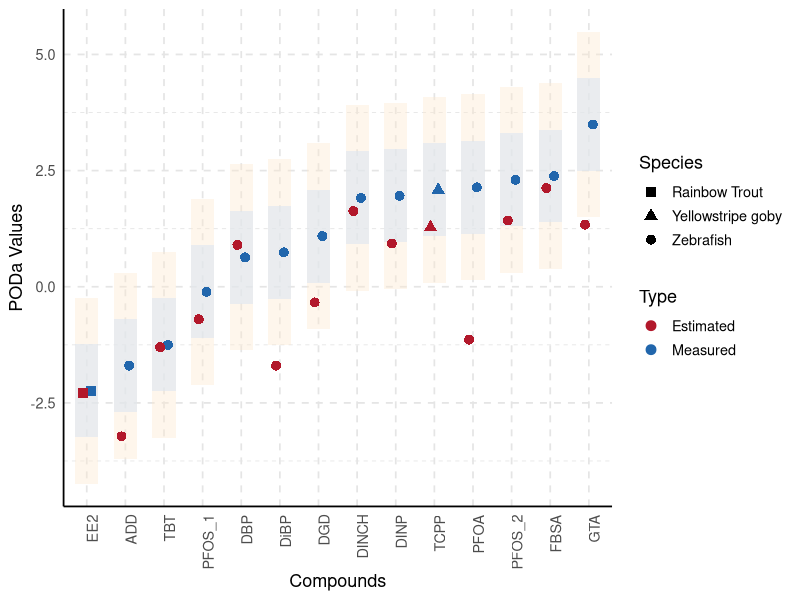

Write R code to recreate this figure.
# Required libraries
library(dplyr)
library(tidyr)
library(ggplot2)

# Updated dataset including species
data <- data.frame(
  Sample = c("TBT", "PFOS_2", "FBSA", "EE2", "PFOA", "PFOS_1", "ADD", "TCPP", 
             "DBP", "DiBP", "DGD", "DINP", "DINCH", "GTA"),
  Measured = c(-1.251811973, 2.300917094, 2.382926234, -2.241433674, 2.141308175,
               -0.108018299, -1.698970004, 2.086755871, 0.633468456, 0.740362689,
               1.089905111, 1.956648579, 1.912222057, 3.491361694),
  Estimated = c(-1.299988938, 1.424768735, 2.122972958, -2.285333072, -1.139952512,
                -0.699082906, -3.22184875, 1.279252934, 0.899820502, -1.698970004,
                -0.337242168, 0.930949031, 1.628491105, 1.334252642),
  Species = c("Zebrafish", "Zebrafish", "Zebrafish", "Rainbow Trout", "Zebrafish",
              "Zebrafish", "Zebrafish", "Yellowstripe goby", "Zebrafish", "Zebrafish",
              "Zebrafish", "Zebrafish", "Zebrafish", "Zebrafish")
)

# Create ±1 and ±2 log unit ranges
data <- data %>%
  arrange(Measured) %>%
  mutate(Sample = factor(Sample, levels = Sample),
         LowerBound1 = Measured - 1,
         UpperBound1 = Measured + 1,
         LowerBound2 = Measured - 2,
         UpperBound2 = Measured + 2)

# Long format for plotting points
long_data <- pivot_longer(data, cols = c("Measured", "Estimated"),
                          names_to = "Type", values_to = "PODa")

# Shape mapping for species
shape_map <- c("Zebrafish" = 16, "Rainbow Trout" = 15, "Yellowstripe goby" = 17)

# Journal-style plot with shape-coded species
ggplot() +
  # ±2 log unit zone (outer band)
  geom_rect(data = data, aes(xmin = as.numeric(Sample) - 0.3,
                             xmax = as.numeric(Sample) + 0.3,
                             ymin = LowerBound2, ymax = UpperBound2),
            fill = "#FDEACF", alpha = 0.4) +
  # ±1 log unit zone (inner band)
  geom_rect(data = data, aes(xmin = as.numeric(Sample) - 0.3,
                             xmax = as.numeric(Sample) + 0.3,
                             ymin = LowerBound1, ymax = UpperBound1),
            fill = "#DCE6F2", alpha = 0.6) +
  # Measured & Estimated points with shape based on species
  geom_point(data = long_data, aes(x = Sample, y = PODa, color = Type, shape = Species),
             size = 3, position = position_dodge(width = 0.4)) +
  scale_color_manual(values = c("Measured" = "#2166ac", "Estimated" = "#b2182b")) +
  scale_shape_manual(values = shape_map) +
  labs(x = "Compounds", y = "PODa Values", color = "Type", shape = "Species") +
  theme_minimal(base_size = 13) +
  theme(
    axis.text.x = element_text(angle = 90, hjust = 1),
    panel.grid.major = element_line(color = "gray90", linetype = "dashed"),
    panel.grid.minor = element_line(color = "gray90", linetype = "dashed"),
    axis.line.x = element_line(color = "black", linewidth = 0.6),
    axis.line.y = element_line(color = "black", linewidth = 0.6),
    panel.border = element_blank(),
    panel.background = element_blank(),
    plot.background = element_blank()
  )